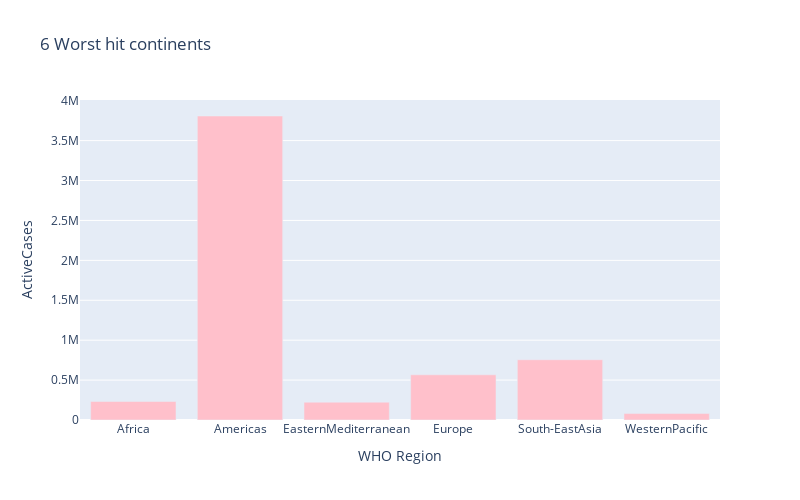

Here is the notebook cell this chart was saved with:
### Code cell
px.bar(
    Region.head(6),
    x = "WHO Region",
    y = "ActiveCases",
    title=str(6) +" Worst hit continents",
    color_discrete_sequence=["pink"], 
    height=500,
    width=800
)

### Figure 1 — Plotly figure (JSON) as saved in the notebook; plotly's stock layout.template omitted (floating-point values rounded to 4 significant figures)
{"data": [{"alignmentgroup": "True", "hovertemplate": "WHO Region=%{x}<br>ActiveCases=%{y}<extra></extra>", "legendgroup": "", "marker": {"color": "pink", "pattern": {"shape": ""}}, "name": "", "offsetgroup": "", "orientation": "v", "showlegend": false, "textposition": "auto", "type": "bar", "x": ["Africa", "Americas", "EasternMediterranean", "Europe", "South-EastAsia", "WesternPacific"], "xaxis": "x", "y": [232162, 3808482, 223396, 566295, 755194, 80820], "yaxis": "y"}], "layout": {"barmode": "relative", "height": 500, "legend": {"tracegroupgap": 0}, "title": {"text": "6 Worst hit continents"}, "width": 800, "xaxis": {"anchor": "y", "autorange": true, "domain": [0, 1], "range": [-0.5, 5.5], "title": {"text": "WHO Region"}, "type": "category"}, "yaxis": {"anchor": "x", "autorange": true, "domain": [0, 1], "range": [0, 4009000.0], "title": {"text": "ActiveCases"}, "type": "linear"}}}
